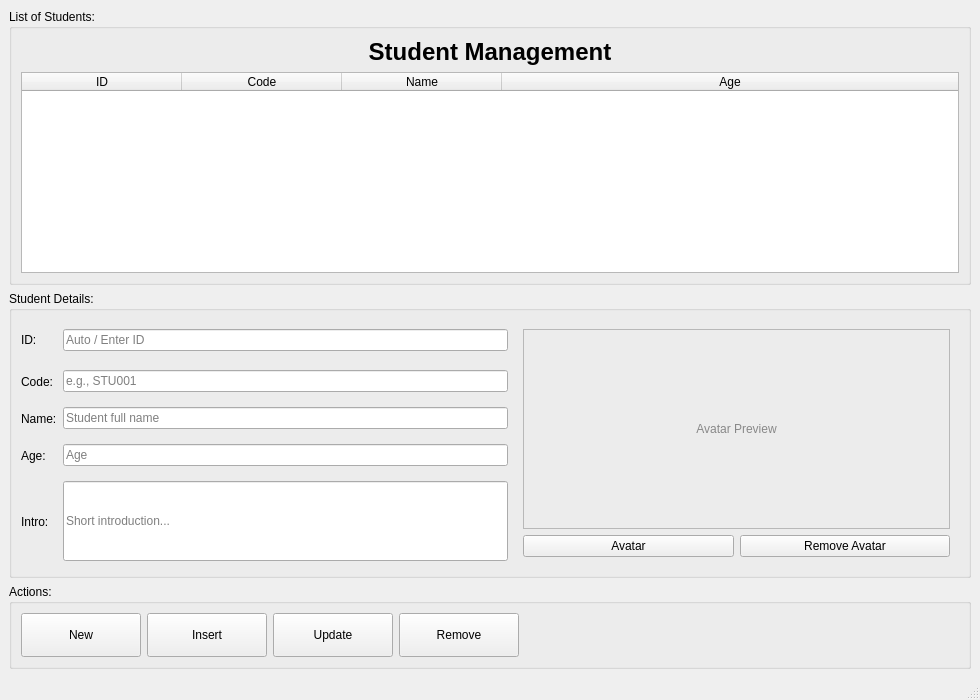
<?xml version="1.0" encoding="UTF-8"?>
<ui version="4.0">
 <class>MainWindow</class>
 <widget class="QMainWindow" name="MainWindow">
  <property name="geometry">
   <rect>
    <x>0</x>
    <y>0</y>
    <width>980</width>
    <height>700</height>
   </rect>
  </property>
  <property name="windowTitle">
   <string>Student Management</string>
  </property>
  <widget class="QWidget" name="centralwidget">
   <layout class="QVBoxLayout" name="verticalLayout_root" stretch="1,0,0">
    <item>
     <widget class="QGroupBox" name="groupBox_3">
      <property name="title">
       <string>List of Students:</string>
      </property>
      <layout class="QVBoxLayout" name="verticalLayout_table">
       <item>
        <widget class="QLabel" name="label">
         <property name="text">
          <string>&lt;h1&gt;Student Management&lt;/h1&gt;</string>
         </property>
         <property name="alignment">
          <set>Qt::AlignCenter</set>
         </property>
         <property name="margin">
          <number>4</number>
         </property>
        </widget>
       </item>
       <item>
        <widget class="QTableWidget" name="tableWidgetStudent">
         <property name="editTriggers">
          <set>QAbstractItemView::NoEditTriggers</set>
         </property>
         <property name="alternatingRowColors">
          <bool>true</bool>
         </property>
         <property name="selectionBehavior">
          <enum>QAbstractItemView::SelectRows</enum>
         </property>
         <property name="sortingEnabled">
          <bool>true</bool>
         </property>
         <property name="rowCount">
          <number>0</number>
         </property>
         <property name="columnCount">
          <number>4</number>
         </property>
         <attribute name="horizontalHeaderCascadingSectionResizes">
          <bool>true</bool>
         </attribute>
         <attribute name="horizontalHeaderDefaultSectionSize">
          <number>160</number>
         </attribute>
         <attribute name="horizontalHeaderStretchLastSection">
          <bool>true</bool>
         </attribute>
         <column>
          <property name="text">
           <string>ID</string>
          </property>
         </column>
         <column>
          <property name="text">
           <string>Code</string>
          </property>
         </column>
         <column>
          <property name="text">
           <string>Name</string>
          </property>
         </column>
         <column>
          <property name="text">
           <string>Age</string>
          </property>
         </column>
        </widget>
       </item>
      </layout>
     </widget>
    </item>
    <item>
     <widget class="QGroupBox" name="groupBox_2">
      <property name="title">
       <string>Student Details:</string>
      </property>
      <layout class="QGridLayout" name="gridLayout_details" columnstretch="0,1,1">
       <item row="0" column="0">
        <widget class="QLabel" name="label_2">
         <property name="text">
          <string>ID:</string>
         </property>
        </widget>
       </item>
       <item row="1" column="0">
        <widget class="QLabel" name="label_3">
         <property name="text">
          <string>Code:</string>
         </property>
        </widget>
       </item>
       <item row="2" column="0">
        <widget class="QLabel" name="label_4">
         <property name="text">
          <string>Name:</string>
         </property>
        </widget>
       </item>
       <item row="3" column="0">
        <widget class="QLabel" name="label_5">
         <property name="text">
          <string>Age:</string>
         </property>
        </widget>
       </item>
       <item row="4" column="0">
        <widget class="QLabel" name="label_6">
         <property name="text">
          <string>Intro:</string>
         </property>
        </widget>
       </item>
       <item row="0" column="1">
        <widget class="QLineEdit" name="lineEditId">
         <property name="placeholderText">
          <string>Auto / Enter ID</string>
         </property>
        </widget>
       </item>
       <item row="1" column="1">
        <widget class="QLineEdit" name="lineEditCode">
         <property name="placeholderText">
          <string>e.g., STU001</string>
         </property>
        </widget>
       </item>
       <item row="2" column="1">
        <widget class="QLineEdit" name="lineEditName">
         <property name="placeholderText">
          <string>Student full name</string>
         </property>
        </widget>
       </item>
       <item row="3" column="1">
        <widget class="QLineEdit" name="lineEditAge">
         <property name="inputMask">
          <string>000</string>
         </property>
         <property name="placeholderText">
          <string>Age</string>
         </property>
        </widget>
       </item>
       <item row="4" column="1">
        <widget class="QLineEdit" name="lineEditIntro">
         <property name="minimumSize">
          <size>
           <width>0</width>
           <height>80</height>
          </size>
         </property>
         <property name="placeholderText">
          <string>Short introduction...</string>
         </property>
        </widget>
       </item>
       <item row="0" column="2" rowspan="5">
        <widget class="QWidget" name="avatarPanel" native="true">
         <layout class="QVBoxLayout" name="verticalLayout_avatar">
          <item>
           <widget class="QLabel" name="labelAvatar">
            <property name="minimumSize">
             <size>
              <width>300</width>
              <height>200</height>
             </size>
            </property>
            <property name="frameShape">
             <enum>QFrame::StyledPanel</enum>
            </property>
            <property name="frameShadow">
             <enum>QFrame::Sunken</enum>
            </property>
            <property name="text">
             <string>&lt;span style=&quot;color:#888&quot;&gt;Avatar Preview&lt;/span&gt;</string>
            </property>
            <property name="alignment">
             <set>Qt::AlignCenter</set>
            </property>
           </widget>
          </item>
          <item>
           <layout class="QHBoxLayout" name="horizontalLayout_avatarBtns">
            <item>
             <widget class="QPushButton" name="pushButtonAvatar">
              <property name="toolTip">
               <string>Choose avatar image</string>
              </property>
              <property name="text">
               <string>Avatar</string>
              </property>
             </widget>
            </item>
            <item>
             <widget class="QPushButton" name="pushButtonRemoveAvatar">
              <property name="toolTip">
               <string>Clear avatar</string>
              </property>
              <property name="text">
               <string>Remove Avatar</string>
              </property>
             </widget>
            </item>
           </layout>
          </item>
         </layout>
        </widget>
       </item>
      </layout>
     </widget>
    </item>
    <item>
     <widget class="QGroupBox" name="groupBox">
      <property name="title">
       <string>Actions:</string>
      </property>
      <layout class="QHBoxLayout" name="horizontalLayout_actions">
       <item>
        <widget class="QPushButton" name="pushButtonNew">
         <property name="minimumSize">
          <size>
           <width>120</width>
           <height>44</height>
          </size>
         </property>
         <property name="text">
          <string>New</string>
         </property>
         <property name="icon">
          <iconset>
           <normaloff>C:/Users/kien0/OneDrive - zxcvb/Pictures/Templates/PlayMusic.png</normaloff>C:/Users/kien0/OneDrive - zxcvb/Pictures/Templates/PlayMusic.png</iconset>
         </property>
        </widget>
       </item>
       <item>
        <widget class="QPushButton" name="pushButtonInsert">
         <property name="minimumSize">
          <size>
           <width>120</width>
           <height>44</height>
          </size>
         </property>
         <property name="text">
          <string>Insert</string>
         </property>
         <property name="icon">
          <iconset>
           <normaloff>C:/Users/kien0/OneDrive - zxcvb/Pictures/Templates/banhrang.webp</normaloff>C:/Users/kien0/OneDrive - zxcvb/Pictures/Templates/banhrang.webp</iconset>
         </property>
        </widget>
       </item>
       <item>
        <widget class="QPushButton" name="pushButtonUpdate">
         <property name="minimumSize">
          <size>
           <width>120</width>
           <height>44</height>
          </size>
         </property>
         <property name="text">
          <string>Update</string>
         </property>
         <property name="icon">
          <iconset>
           <normaloff>C:/Users/kien0/OneDrive - zxcvb/Pictures/Templates/StopMusic.png</normaloff>C:/Users/kien0/OneDrive - zxcvb/Pictures/Templates/StopMusic.png</iconset>
         </property>
        </widget>
       </item>
       <item>
        <widget class="QPushButton" name="pushButtonRemove">
         <property name="minimumSize">
          <size>
           <width>120</width>
           <height>44</height>
          </size>
         </property>
         <property name="text">
          <string>Remove</string>
         </property>
         <property name="icon">
          <iconset>
           <normaloff>C:/Users/kien0/OneDrive - zxcvb/Pictures/Templates/dauX.png</normaloff>C:/Users/kien0/OneDrive - zxcvb/Pictures/Templates/dauX.png</iconset>
         </property>
        </widget>
       </item>
       <item>
        <spacer name="horizontalSpacer">
         <property name="orientation">
          <enum>Qt::Horizontal</enum>
         </property>
         <property name="sizeHint" stdset="0">
          <size>
           <width>40</width>
           <height>20</height>
          </size>
         </property>
        </spacer>
       </item>
      </layout>
     </widget>
    </item>
   </layout>
  </widget>
  <widget class="QMenuBar" name="menubar">
   <property name="geometry">
    <rect>
     <x>0</x>
     <y>0</y>
     <width>980</width>
     <height>26</height>
    </rect>
   </property>
  </widget>
  <widget class="QStatusBar" name="statusbar"/>
 </widget>
 <resources/>
 <connections/>
</ui>
